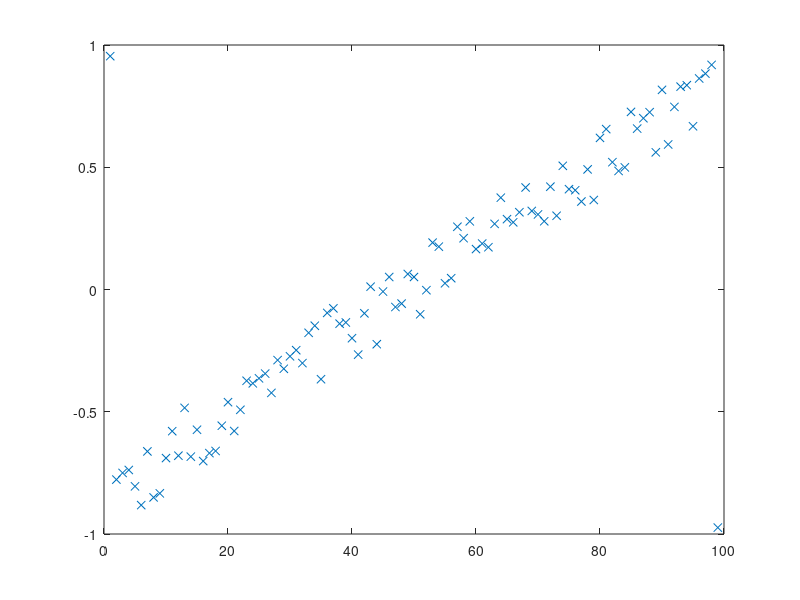

The MATLAB script that drew this image: (Note: this script raises an error after producing the figure.)
% script <a href="matlab:NR_CocktailSortTest">NR_CocktailSortTest</a>
% Test <a href="matlab:help NR_CocktailSort">NR_CocktailSort</a> on slightly out-of-order data.
% See <a href="matlab:NRweb">Numerical Renaissance: simulation, optimization, & control</a>, Section 7.1.3.
% Part of <a href="matlab:help NRC">Numerical Renaissance Codebase 1.0</a>, <a href="matlab:help NRchap07">Chapter 7</a>; please read the <a href="matlab:help NRcopyleft">copyleft</a>.

n=99; n1=(n+1)/2; D=0.85*([1:n]'-n1)/n1+0.15*(2*rand(n,1)-1); D([1 n])=D([n 1]);
close all, plot(D(:,1),'x'), pause(0.5), [D,index]=NR_CocktailSort(D,1,n); plot(D(:,1),'x')

% end script NR_CocktailSortTest
